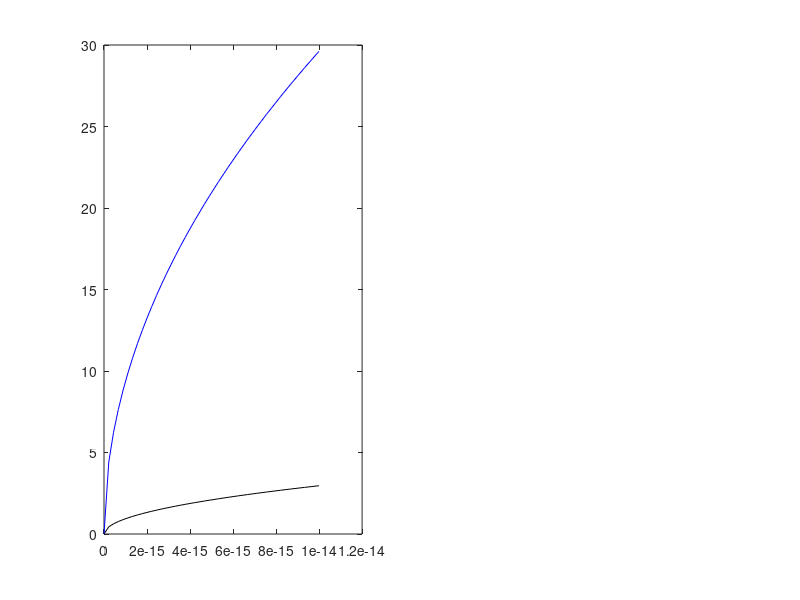

MATLAB code to generate this figure: (Note: this script raises an error after producing the figure.)
a= 10;
lambda= 3e-6;
n2 = 1;
delta = 1e-18;
n1 = n2+delta;

V = 2*pi*a/lambda*sqrt(n1^2-n2^2);

MFR = a*(0.65+1.619*V^(-3/2)+2.879*V^(-6));

%For single-mode optics we need V as a function of n1,lambda,a
figure;
subplot(1,2,1)



delta = (1e-18)*logspace(1,4,100);
n1 = n2 + delta;
V = (2*pi*a/lambda).*sqrt(n1.^2-n2.^2);


plot(n1-n2,V,"-k");
hold on
a=100;
V = (2*pi*a/lambda).*sqrt(n1.^2-n2.^2);
plot(n1-n2,V,"-b");
yline(2.405,"-r","Single-Moded Cutoff")
legend("V at = 10m","V at a= 100m")
title("V against {\delta n}")


subplot(1,2,2)
a=10;
delta = (1e-18)*logspace(1,4,100);
n1 = n2 + delta;
V = (2*pi*a/lambda).*sqrt(n1.^2-n2.^2);
MFR = (0.65+1.619.*V.^(-3/2)+2.879.*V.^(-6));

loglog(n1-n2,MFR,"-k");
hold on
a=100;
V = (2*pi*a/lambda).*sqrt(n1.^2-n2.^2);
MFR = (0.65+1.619.*V.^(-3/2)+2.879.*V.^(-6));

loglog(n1-n2,MFR,"-b");
yline(1.1,"-r","Single-Moded Cutoff")
legend("MFR/a at = 10m","MFR/a at a= 100m")
title("MFR/a against {\delta n}")

